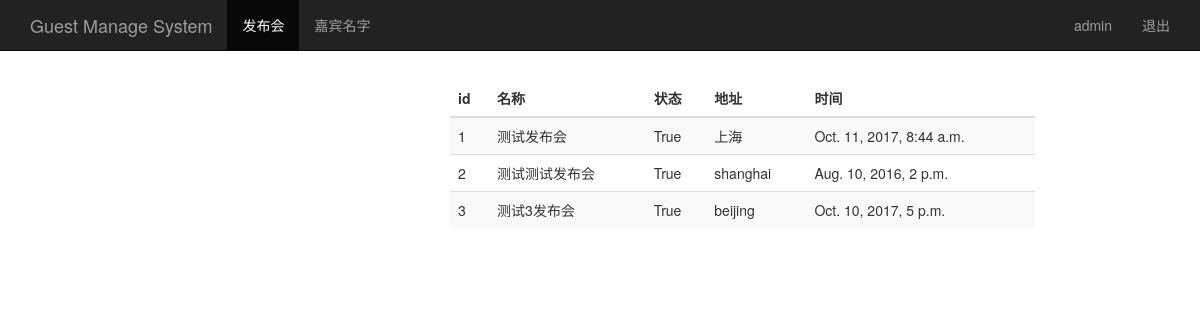
The page /event_manage/ (signed in) on the database its author committed.
### sign/models.py (models this page shows, shortened)
class Event(models.Model):
    name = models.CharField(max_length=100)   #���������
    limit = models.IntegerField()             #�μ�����
    status = models.BooleanField()            #״̬
    address = models.CharField(max_length=200) #��ַ
    start_time = models.DateTimeField('event time') #������ʱ��
    create_time = models.DateTimeField(auto_now=True) #����ʱ�䣨�Զ���ȡ��ǰʱ�䣩

### sign/views.py (the view)
# urls.py: url(r'^event_manage/$', views.event_manage),
@login_required
def event_manage(request):
    event_list = Event.objects.all()
    username =request.session.get('user', '')                                                                           #��ȡ�����session
    return render(request, "event_manage.html", {"user": username, "events": event_list})

### sign/templates/event_manage.html (shortened to what this page needs)
<!DOCTYPE html>
<html lang="en" xmlns="http://www.w3.org/1999/html">
<head>
    {% load bootstrap3 %}
    {% bootstrap_css %}
</head>
<body role="document">
    <nav class="navbar navbar-inverse navbar-fixed-top">
        <div class="container">
            <div class="navbar-header">
                <a class="navbar-brand" href="/event_manage/">Guest Manage System</a>
            </div>
            <div id="navbar" class="collapse navbar-collapse">
                <ul class="nav navbar-nav">
                    <li class="active"><a href="#">发布会</a></li>
                    <li><a href="/guest_manage/">嘉宾名字</a></li>
                </ul>
                <ul class="nav navbar-nav navbar-right">
                    <li><a href="#">{{ user }}</a></li>
                    <li><a href="/logout/">退出</a></li>
                </ul>
            </div>
        </div>
    </nav>
    <div class="row" style="padding-top: 80px;">
        <div class="col-md-6" style="margin-left:450px">
            <table class="table table-striped">
                <thead>
                <tr>
                    <th>id</th><th>名称</th><th>状态</th><th>地址</th><th>时间</th>
                </tr>
                </thead>
                <tbody>
                    {% for event in events %}
                    <tr>
                        <td>{{ event.id }}</td>
                        <td>{{ event.name }}</td>
                        <td>{{ event.status }}</td>
                        <td>{{ event.address }}</td>
                        <td>{{ event.start_time }}</td>
                    </tr>
                    {% endfor %}
                </tbody>
            </table>
        </div>
    </div>
</body>
</html>

### rows shown on the page
Event: id "1", name "测试发布会", status "True", address "上海", start_time "Oct. 11, 2017, 8:44 a.m."
Event: id "2", name "测试测试发布会", status "True", address "shanghai", start_time "Aug. 10, 2016, 2 p.m."
Event: id "3", name "测试3发布会", status "True", address "beijing", start_time "Oct. 10, 2017, 5 p.m."

### other values the page prints
{{ user }} "admin"
